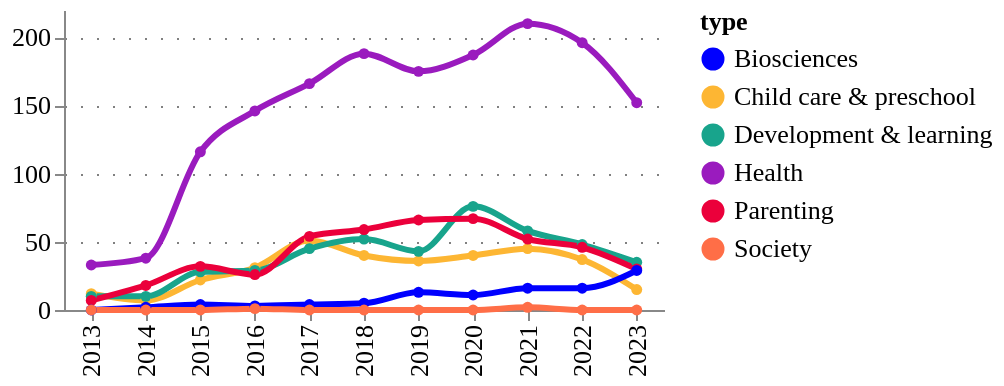

Notebook code for this chart:
### Code cell
fig = pu.ts_smooth(
    tech_applications_ts,
    tech_applications_ts[column].unique(),
    variable= "counts",
    variable_title = "",
    category_column = column,
    width = 300,
    height = 150,
    legend_orient='right',
)
pu.configure_plots(fig)

### Figure 1 — Vega-Lite specification as saved in the notebook (floating-point values rounded to 4 significant figures)
{"config": {"title": {"font": "Averta", "anchor": "start"}, "subtitle": {"font": "Averta"}, "axis": {"labelFont": "Averta", "titleFont": "Averta", "gridColor": "grey", "gridDash": [1, 7], "labelFontSize": 13, "titleFontSize": 13}, "header": {"labelFont": "Averta", "titleFont": "Averta"}, "legend": {"labelFont": "Averta", "titleFont": "Averta", "labelFontSize": 13, "titleFontSize": 13}, "range": {"category": ["#0000FF", "#FDB633", "#18A48C", "#9A1BBE", "#EB003B", "#FF6E47", "#646363", "#0F294A", "#97D9E3", "#A59BEE", "#F6A4B7", "#D2C9C0", "#FFFFFF", "#000000"], "ordinal": {"scheme": ["#0000FF", "#FDB633", "#18A48C", "#9A1BBE", "#EB003B", "#FF6E47", "#646363", "#0F294A", "#97D9E3", "#A59BEE", "#F6A4B7", "#D2C9C0", "#FFFFFF", "#000000"]}}, "view": {"strokeWidth": 0}}, "data": {"name": "data-ad01fa71e580fbc643489b6393e574de"}, "mark": {"type": "line", "interpolate": "monotone", "point": {"filled": true, "size": 30}, "size": 3, "strokeDash": [0]}, "encoding": {"color": {"field": "type", "legend": {"orient": "right"}, "type": "nominal"}, "tooltip": [{"field": "year", "title": "Year", "type": "ordinal"}, {"field": "type", "type": "nominal"}, {"field": "counts", "format": ".3f", "title": "", "type": "quantitative"}], "x": {"field": "year", "title": "", "type": "ordinal"}, "y": {"field": "counts", "title": "", "type": "quantitative"}}, "height": 150, "title": {"anchor": "start", "text": "", "fontSize": 14, "subtitle": "", "subtitleFont": "Averta", "subtitleFontSize": 13}, "width": 300, "$schema": "https://vega.github.io/schema/vega-lite/v4.17.0.json", "datasets": {"data-ad01fa71e580fbc643489b6393e574de": [{"year": 2013, "type": "Child care & preschool", "counts": 12.0, "counts_prop": 0.005}, {"year": 2014, "type": "Child care & preschool", "counts": 7.0, "counts_prop": 0.003}, {"year": 2015, "type": "Child care & preschool", "counts": 22.0, "counts_prop": 0.009}, {"year": 2016, "type": "Child care & preschool", "counts": 31.0, "counts_prop": 0.012}, {"year": 2017, "type": "Child care & preschool", "counts": 51.0, "counts_prop": 0.02}, {"year": 2018, "type": "Child care & preschool", "counts": 40.0, "counts_prop": 0.016}, {"year": 2019, "type": "Child care & preschool", "counts": 36.0, "counts_prop": 0.014}, {"year": 2020, "type": "Child care & preschool", "counts": 40.0, "counts_prop": 0.016}, {"year": 2021, "type": "Child care & preschool", "counts": 45.0, "counts_prop": 0.017}, {"year": 2022, "type": "Child care & preschool", "counts": 37.0, "counts_prop": 0.014}, {"year": 2023, "type": "Child care & preschool", "counts": 15.0, "counts_prop": 0.006}, {"year": 2013, "type": "Development & learning", "counts": 10.0, "counts_prop": 0.004}, {"year": 2014, "type": "Development & learning", "counts": 10.0, "counts_prop": 0.004}, {"year": 2015, "type": "Development & learning", "counts": 28.0, "counts_prop": 0.011}, {"year": 2016, "type": "Development & learning", "counts": 29.0, "counts_prop": 0.011}, {"year": 2017, "type": "Development & learning", "counts": 45.0, "counts_prop": 0.017}, {"year": 2018, "type": "Development & learning", "counts": 52.0, "counts_prop": 0.02}, {"year": 2019, "type": "Development & learning", "counts": 43.0, "counts_prop": 0.017}, {"year": 2020, "type": "Development & learning", "counts": 76.0, "counts_prop": 0.03}, {"year": 2021, "type": "Development & learning", "counts": 58.0, "counts_prop": 0.023}, {"year": 2022, "type": "Development & learning", "counts": 48.0, "counts_prop": 0.019}, {"year": 2023, "type": "Development & learning", "counts": 35.0, "counts_prop": 0.014}, {"year": 2013, "type": "Health", "counts": 33.0, "counts_prop": 0.013}, {"year": 2014, "type": "Health", "counts": 38.0, "counts_prop": 0.015}, {"year": 2015, "type": "Health", "counts": 116.0, "counts_prop": 0.045}, {"year": 2016, "type": "Health", "counts": 146.0, "counts_prop": 0.057}, {"year": 2017, "type": "Health", "counts": 166.0, "counts_prop": 0.065}, {"year": 2018, "type": "Health", "counts": 188.0, "counts_prop": 0.073}, {"year": 2019, "type": "Health", "counts": 175.0, "counts_prop": 0.068}, {"year": 2020, "type": "Health", "counts": 187.0, "counts_prop": 0.073}, {"year": 2021, "type": "Health", "counts": 210.0, "counts_prop": 0.082}, {"year": 2022, "type": "Health", "counts": 196.0, "counts_prop": 0.076}, {"year": 2023, "type": "Health", "counts": 152.0, "counts_prop": 0.059}, {"year": 2013, "type": "Parenting", "counts": 7.0, "counts_prop": 0.003}, {"year": 2014, "type": "Parenting", "counts": 18.0, "counts_prop": 0.007}, {"year": 2015, "type": "Parenting", "counts": 32.0, "counts_prop": 0.012}, {"year": 2016, "type": "Parenting", "counts": 26.0, "counts_prop": 0.01}, {"year": 2017, "type": "Parenting", "counts": 54.0, "counts_prop": 0.021}, {"year": 2018, "type": "Parenting", "counts": 59.0, "counts_prop": 0.023}, {"year": 2019, "type": "Parenting", "counts": 66.0, "counts_prop": 0.026}, {"year": 2020, "type": "Parenting", "counts": 67.0, "counts_prop": 0.026}, {"year": 2021, "type": "Parenting", "counts": 52.0, "counts_prop": 0.02}, {"year": 2022, "type": "Parenting", "counts": 46.0, "counts_prop": 0.018}, {"year": 2023, "type": "Parenting", "counts": 30.0, "counts_prop": 0.012}, {"year": 2013, "type": "Biosciences", "counts": 0.0, "counts_prop": 0.0}, {"year": 2014, "type": "Biosciences", "counts": 2.0, "counts_prop": 0.001}, {"year": 2015, "type": "Biosciences", "counts": 4.0, "counts_prop": 0.002}, {"year": 2016, "type": "Biosciences", "counts": 3.0, "counts_prop": 0.001}, {"year": 2017, "type": "Biosciences", "counts": 4.0, "counts_prop": 0.002}, {"year": 2018, "type": "Biosciences", "counts": 5.0, "counts_prop": 0.002}, {"year": 2019, "type": "Biosciences", "counts": 13.0, "counts_prop": 0.005}, {"year": 2020, "type": "Biosciences", "counts": 11.0, "counts_prop": 0.004}, {"year": 2021, "type": "Biosciences", "counts": 16.0, "counts_prop": 0.006}, {"year": 2022, "type": "Biosciences", "counts": 16.0, "counts_prop": 0.006}, {"year": 2023, "type": "Biosciences", "counts": 29.0, "counts_prop": 0.011}, {"year": 2013, "type": "Society", "counts": 0.0, "counts_prop": 0.0}, {"year": 2014, "type": "Society", "counts": 0.0, "counts_prop": 0.0}, {"year": 2015, "type": "Society", "counts": 0.0, "counts_prop": 0.0}, {"year": 2016, "type": "Society", "counts": 1.0, "counts_prop": 0.0}, {"year": 2017, "type": "Society", "counts": 0.0, "counts_prop": 0.0}, {"year": 2018, "type": "Society", "counts": 0.0, "counts_prop": 0.0}, {"year": 2019, "type": "Society", "counts": 0.0, "counts_prop": 0.0}, {"year": 2020, "type": "Society", "counts": 0.0, "counts_prop": 0.0}, {"year": 2021, "type": "Society", "counts": 2.0, "counts_prop": 0.001}, {"year": 2022, "type": "Society", "counts": 0.0, "counts_prop": 0.0}, {"year": 2023, "type": "Society", "counts": 0.0, "counts_prop": 0.0}]}}
